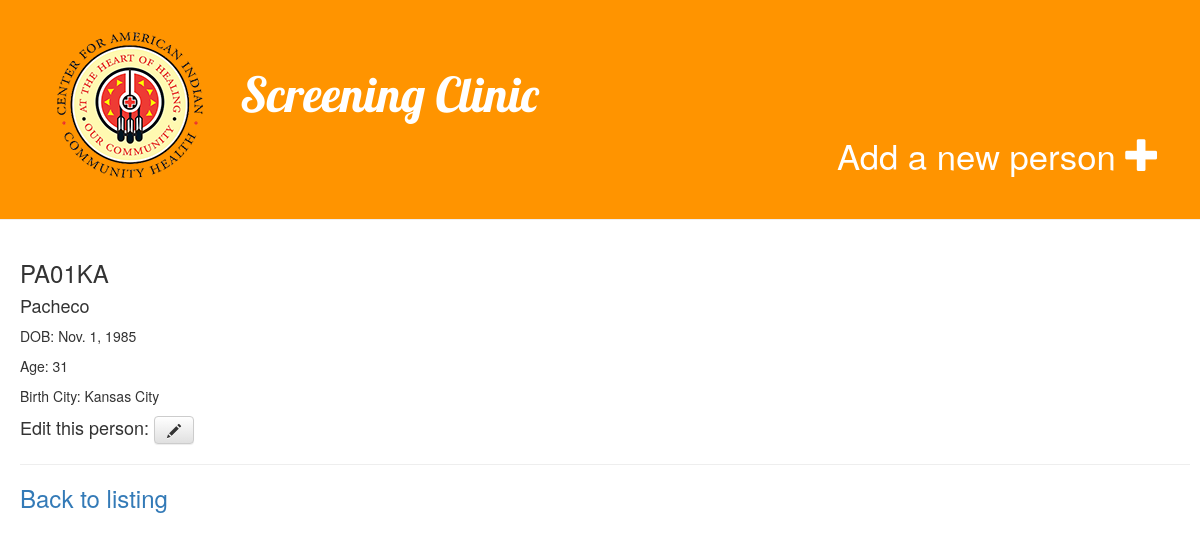
The app's page /person/2/ (signed in) with its own data.
### demo/models.py (models this page shows, shortened)
class Person(models.Model):
    unique_id = models.CharField(max_length=6, blank=True)
    maiden_name = models.CharField(max_length=25)
    birth_date = models.DateField()
    city_of_birth = models.CharField(max_length=25)
    @property
    def age(self):
        today = date.today()
        return today.year - self.birth_date.year - ((today.month, today.day) < (self.birth_date.month, self.birth_date.day))

### demo/views.py (the view)
# urls.py: url(r'^person/(?P<pk>\d+)/$', views.demo_detail, name='demo_detail'),
@login_required
def demo_detail(request, pk):
    person = get_object_or_404(Person, pk=pk)
    return render(request, 'demo/demo_detail.html', {'person': person})

### demo/templates/demo/demo_detail.html
{% extends 'demo/base.html' %}
{% block content %}
    <div class="person">
        <h3>{{ person.unique_id }}</h3>
        <h4>{{ person.maiden_name }}</h4>
        <p>DOB: {{ person.birth_date }}</p>
        <p>Age: {{ person.age }}</p>
        <p>Birth City: {{ person.city_of_birth }}</p>
        {% if user.is_authenticated %}
        <h4>Edit this person: <a class="btn btn-default" href="{% url 'demo_edit' pk=person.pk %}"><span class="glyphicon glyphicon-pencil"></span></a></h4>
        {% endif %}
        <hr>
     <h3><a href="{% url 'demo_list' %}">Back to listing</a></h3>
    </div>
{% endblock %}

### demo/static/css/demo.css (style rules this page uses)
.person { margin-bottom: 20px; }
.person h3 a, .person h3 a:visited, .person h3 a:hover { text-decoration: none; }

### records on screen
Person: unique_id "PA01KA", maiden_name "Pacheco", birth_date "Nov. 1, 1985", age "31", city_of_birth "Kansas City"
